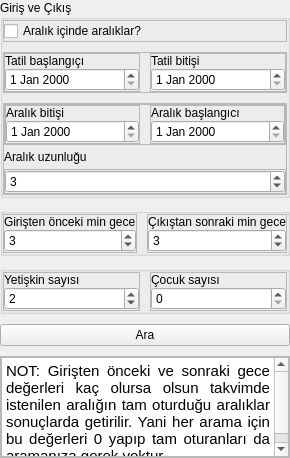
             <widget class="QFrame" name="frame_5">
              <property name="minimumSize">
               <size>
                <width>0</width>
                <height>0</height>
               </size>
              </property>
              <layout class="QVBoxLayout" name="verticalLayout_5">
               <property name="spacing">
                <number>10</number>
               </property>
               <property name="leftMargin">
                <number>0</number>
               </property>
               <property name="topMargin">
                <number>0</number>
               </property>
               <property name="rightMargin">
                <number>0</number>
               </property>
               <property name="bottomMargin">
                <number>0</number>
               </property>
               <item>
                <widget class="QGroupBox" name="groupBox_4">
                 <property name="sizePolicy">
                  <sizepolicy hsizetype="Preferred" vsizetype="Fixed">
                   <horstretch>0</horstretch>
                   <verstretch>0</verstretch>
                  </sizepolicy>
                 </property>
                 <property name="title">
                  <string>Giriş ve Çıkış</string>
                 </property>
                 <layout class="QVBoxLayout" name="verticalLayout_10">
                  <property name="spacing">
                   <number>10</number>
                  </property>
                  <property name="leftMargin">
                   <number>0</number>
                  </property>
                  <property name="topMargin">
                   <number>0</number>
                  </property>
                  <property name="rightMargin">
                   <number>0</number>
                  </property>
                  <property name="bottomMargin">
                   <number>0</number>
                  </property>
                  <item>
                   <widget class="QFrame" name="frame_8">
                    <property name="frameShape">
                     <enum>QFrame::StyledPanel</enum>
                    </property>
                    <property name="frameShadow">
                     <enum>QFrame::Raised</enum>
                    </property>
                    <layout class="QVBoxLayout" name="verticalLayout">
                     <property name="spacing">
                      <number>0</number>
                     </property>
                     <property name="leftMargin">
                      <number>0</number>
                     </property>
                     <property name="topMargin">
                      <number>0</number>
                     </property>
                     <property name="rightMargin">
                      <number>0</number>
                     </property>
                     <property name="bottomMargin">
                      <number>0</number>
                     </property>
                     <item>
                      <widget class="QCheckBox" name="ranges_in_range_cb">
                       <property name="text">
                        <string>Aralık içinde aralıklar?</string>
                       </property>
                      </widget>
                     </item>
                    </layout>
                   </widget>
                  </item>
                  <item>
                   <widget class="QFrame" name="holiday_range_frame">
                    <property name="frameShape">
                     <enum>QFrame::StyledPanel</enum>
                    </property>
                    <property name="frameShadow">
                     <enum>QFrame::Raised</enum>
                    </property>
                    <layout class="QHBoxLayout" name="horizontalLayout_6">
                     <property name="spacing">
                      <number>10</number>
                     </property>
                     <property name="leftMargin">
                      <number>0</number>
                     </property>
                     <property name="topMargin">
                      <number>0</number>
                     </property>
                     <property name="rightMargin">
                      <number>0</number>
                     </property>
                     <property name="bottomMargin">
                      <number>0</number>
                     </property>
                     <item>
                      <widget class="QFrame" name="frame_16">
                       <property name="frameShape">
                        <enum>QFrame::StyledPanel</enum>
                       </property>
                       <property name="frameShadow">
                        <enum>QFrame::Raised</enum>
                       </property>
                       <layout class="QVBoxLayout" name="verticalLayout_13">
                        <property name="spacing">
                         <number>0</number>
                        </property>
                        <property name="leftMargin">
                         <number>0</number>
                        </property>
                        <property name="topMargin">
                         <number>0</number>
                        </property>
                        <property name="rightMargin">
                         <number>0</number>
                        </property>
                        <property name="bottomMargin">
                         <number>0</number>
                        </property>
                        <item>
                         <widget class="QLabel" name="label">
                          <property name="text">
                           <string>Tatil başlangıçı</string>
                          </property>
                         </widget>
                        </item>
                        <item>
                         <widget class="QDateEdit" name="checkin_de"/>
                        </item>
                       </layout>
                      </widget>
                     </item>
                     <item>
                      <widget class="QFrame" name="frame_17">
                       <property name="frameShape">
                        <enum>QFrame::StyledPanel</enum>
                       </property>
                       <property name="frameShadow">
                        <enum>QFrame::Raised</enum>
                       </property>
                       <layout class="QVBoxLayout" name="verticalLayout_14">
                        <property name="spacing">
                         <number>0</number>
                        </property>
                        <property name="leftMargin">
                         <number>0</number>
                        </property>
                        <property name="topMargin">
                         <number>0</number>
                        </property>
                        <property name="rightMargin">
                         <number>0</number>
                        </property>
                        <property name="bottomMargin">
                         <number>0</number>
                        </property>
                        <item>
                         <widget class="QLabel" name="label_2">
                          <property name="text">
                           <string>Tatil bitişi</string>
                          </property>
                         </widget>
                        </item>
                        <item>
                         <widget class="QDateEdit" name="checkout_de"/>
                        </item>
                       </layout>
                      </widget>
                     </item>
                    </layout>
                   </widget>
                  </item>
                  <item>
                   <widget class="QFrame" name="ranges_in_range_frame">
                    <property name="frameShape">
                     <enum>QFrame::StyledPanel</enum>
                    </property>
                    <property name="frameShadow">
                     <enum>QFrame::Raised</enum>
                    </property>
                    <layout class="QVBoxLayout" name="verticalLayout_17">
                     <property name="spacing">
                      <number>5</number>
                     </property>
                     <property name="leftMargin">
                      <number>0</number>
                     </property>
                     <property name="topMargin">
                      <number>0</number>
                     </property>
                     <property name="rightMargin">
                      <number>0</number>
                     </property>
                     <property name="bottomMargin">
                      <number>0</number>
                     </property>
                     <item>
                      <widget class="QFrame" name="frame_20">
                       <property name="frameShape">
                        <enum>QFrame::StyledPanel</enum>
                       </property>
                       <property name="frameShadow">
                        <enum>QFrame::Raised</enum>
                       </property>
                       <layout class="QHBoxLayout" name="horizontalLayout_3">
                        <property name="spacing">
                         <number>10</number>
                        </property>
                        <property name="leftMargin">
                         <number>0</number>
                        </property>
                        <property name="topMargin">
                         <number>0</number>
                        </property>
                        <property name="rightMargin">
                         <number>0</number>
                        </property>
                        <property name="bottomMargin">
                         <number>0</number>
                        </property>
                        <item>
                         <widget class="QFrame" name="frame_19">
                          <property name="frameShape">
                           <enum>QFrame::StyledPanel</enum>
                          </property>
                          <property name="frameShadow">
                           <enum>QFrame::Raised</enum>
                          </property>
                          <layout class="QVBoxLayout" name="verticalLayout_16">
                           <property name="spacing">
                            <number>0</number>
                           </property>
                           <property name="leftMargin">
                            <number>0</number>
                           </property>
                           <property name="topMargin">
                            <number>0</number>
                           </property>
                           <property name="rightMargin">
                            <number>0</number>
                           </property>
                           <property name="bottomMargin">
                            <number>0</number>
                           </property>
                           <item>
                            <widget class="QLabel" name="label_4">
                             <property name="text">
                              <string>Aralık bitişi</string>
                             </property>
                            </widget>
                           </item>
                           <item>
                            <widget class="QDateEdit" name="parent_range_start_de"/>
                           </item>
                          </layout>
                         </widget>
                        </item>
                        <item>
                         <widget class="QFrame" name="frame_18">
                          <property name="frameShape">
                           <enum>QFrame::StyledPanel</enum>
                          </property>
                          <property name="frameShadow">
                           <enum>QFrame::Raised</enum>
                          </property>
                          <layout class="QVBoxLayout" name="verticalLayout_15">
                           <property name="spacing">
                            <number>0</number>
                           </property>
                           <property name="leftMargin">
                            <number>0</number>
                           </property>
                           <property name="topMargin">
                            <number>0</number>
                           </property>
                           <property name="rightMargin">
                            <number>0</number>
                           </property>
                           <property name="bottomMargin">
                            <number>0</number>
                           </property>
                           <item>
                            <widget class="QLabel" name="label_3">
                             <property name="text">
                              <string>Aralık başlangıcı</string>
                             </property>
                            </widget>
                           </item>
                           <item>
                            <widget class="QDateEdit" name="parent_range_end_de"/>
                           </item>
                          </layout>
                         </widget>
                        </item>
                       </layout>
                      </widget>
                     </item>
                     <item>
                      <widget class="QLabel" name="label_5">
                       <property name="text">
                        <string>Aralık uzunluğu</string>
                       </property>
                      </widget>
                     </item>
                     <item>
                      <widget class="QFrame" name="frame_21">
                       <property name="frameShape">
                        <enum>QFrame::StyledPanel</enum>
                       </property>
                       <property name="frameShadow">
                        <enum>QFrame::Raised</enum>
                       </property>
                       <layout class="QHBoxLayout" name="horizontalLayout_13">
                        <property name="spacing">
                         <number>0</number>
                        </property>
                        <property name="leftMargin">
                         <number>0</number>
                        </property>
                        <property name="topMargin">
                         <number>0</number>
                        </property>
                        <property name="rightMargin">
                         <number>0</number>
                        </property>
                        <property name="bottomMargin">
                         <number>0</number>
                        </property>
                        <item>
                         <widget class="QSpinBox" name="nights_before_spin_2">
                          <property name="sizePolicy">
                           <sizepolicy hsizetype="Preferred" vsizetype="Fixed">
                            <horstretch>0</horstretch>
                            <verstretch>0</verstretch>
                           </sizepolicy>
                          </property>
                          <property name="value">
                           <number>3</number>
                          </property>
                         </widget>
                        </item>
                       </layout>
                      </widget>
                     </item>
                    </layout>
                   </widget>
                  </item>
                 </layout>
                </widget>
               </item>
               <item>
                <widget class="QGroupBox" name="groupBox_8">
                 <property name="sizePolicy">
                  <sizepolicy hsizetype="Preferred" vsizetype="Fixed">
                   <horstretch>0</horstretch>
                   <verstretch>0</verstretch>
                  </sizepolicy>
                 </property>
                 <property name="title">
                  <string/>
                 </property>
                 <layout class="QHBoxLayout" name="horizontalLayout_10">
                  <property name="spacing">
                   <number>10</number>
                  </property>
                  <property name="leftMargin">
                   <number>0</number>
                  </property>
                  <property name="topMargin">
                   <number>0</number>
                  </property>
                  <property name="rightMargin">
                   <number>0</number>
                  </property>
                  <property name="bottomMargin">
                   <number>0</number>
                  </property>
                  <item>
                   <widget class="QFrame" name="frame_10">
                    <property name="sizePolicy">
                     <sizepolicy hsizetype="Preferred" vsizetype="Preferred">
                      <horstretch>0</horstretch>
                      <verstretch>0</verstretch>
                     </sizepolicy>
                    </property>
                    <property name="frameShape">
                     <enum>QFrame::StyledPanel</enum>
                    </property>
                    <property name="frameShadow">
                     <enum>QFrame::Raised</enum>
                    </property>
                    <layout class="QVBoxLayout" name="verticalLayout_9">
                     <property name="spacing">
                      <number>0</number>
                     </property>
                     <property name="leftMargin">
                      <number>0</number>
                     </property>
                     <property name="topMargin">
                      <number>0</number>
                     </property>
                     <property name="rightMargin">
                      <number>0</number>
                     </property>
                     <property name="bottomMargin">
                      <number>0</number>
                     </property>
                     <item>
                      <widget class="QLabel" name="min_gece_before_label">
                       <property name="sizePolicy">
                        <sizepolicy hsizetype="Preferred" vsizetype="Fixed">
                         <horstretch>0</horstretch>
                         <verstretch>0</verstretch>
                        </sizepolicy>
                       </property>
                       <property name="styleSheet">
                        <string notr="true">background-color: rgba(255, 255, 255, 0);</string>
                       </property>
                       <property name="text">
                        <string>Girişten önceki min gece</string>
                       </property>
                      </widget>
                     </item>
                     <item>
                      <widget class="QSpinBox" name="nights_before_spin">
                       <property name="sizePolicy">
                        <sizepolicy hsizetype="Preferred" vsizetype="Fixed">
                         <horstretch>0</horstretch>
                         <verstretch>0</verstretch>
                        </sizepolicy>
                       </property>
                       <property name="value">
                        <number>3</number>
                       </property>
                      </widget>
                     </item>
                    </layout>
                   </widget>
                  </item>
                  <item>
                   <widget class="QFrame" name="frame_9">
                    <property name="sizePolicy">
                     <sizepolicy hsizetype="Preferred" vsizetype="Preferred">
                      <horstretch>0</horstretch>
                      <verstretch>0</verstretch>
                     </sizepolicy>
                    </property>
                    <property name="frameShape">
                     <enum>QFrame::StyledPanel</enum>
                    </property>
                    <property name="frameShadow">
                     <enum>QFrame::Raised</enum>
                    </property>
                    <layout class="QVBoxLayout" name="verticalLayout_8">
                     <property name="spacing">
                      <number>0</number>
                     </property>
                     <property name="leftMargin">
                      <number>0</number>
                     </property>
                     <property name="topMargin">
                      <number>0</number>
                     </property>
                     <property name="rightMargin">
                      <number>0</number>
                     </property>
                     <property name="bottomMargin">
                      <number>0</number>
                     </property>
                     <item>
                      <widget class="QLabel" name="min_gece_after_label">
                       <property name="sizePolicy">
                        <sizepolicy hsizetype="Preferred" vsizetype="Fixed">
                         <horstretch>0</horstretch>
                         <verstretch>0</verstretch>
                        </sizepolicy>
                       </property>
                       <property name="styleSheet">
                        <string notr="true">background-color: rgba(255, 255, 255, 0);</string>
                       </property>
                       <property name="text">
                        <string>Çıkıştan sonraki min gece</string>
                       </property>
                      </widget>
                     </item>
                     <item>
                      <widget class="QSpinBox" name="nights_after_spin">
                       <property name="sizePolicy">
                        <sizepolicy hsizetype="Preferred" vsizetype="Fixed">
                         <horstretch>0</horstretch>
                         <verstretch>0</verstretch>
                        </sizepolicy>
                       </property>
                       <property name="value">
                        <number>3</number>
                       </property>
                      </widget>
                     </item>
                    </layout>
                   </widget>
                  </item>
                 </layout>
                </widget>
               </item>
               <item>
                <widget class="QGroupBox" name="groupBox_9">
                 <property name="sizePolicy">
                  <sizepolicy hsizetype="Preferred" vsizetype="Fixed">
                   <horstretch>0</horstretch>
                   <verstretch>0</verstretch>
                  </sizepolicy>
                 </property>
                 <property name="title">
                  <string/>
                 </property>
                 <layout class="QHBoxLayout" name="horizontalLayout_11">
                  <property name="spacing">
                   <number>10</number>
                  </property>
                  <property name="leftMargin">
                   <number>0</number>
                  </property>
                  <property name="topMargin">
                   <number>0</number>
                  </property>
                  <property name="rightMargin">
                   <number>0</number>
                  </property>
                  <property name="bottomMargin">
                   <number>0</number>
                  </property>
                  <item>
                   <widget class="QFrame" name="frame_14">
                    <property name="sizePolicy">
                     <sizepolicy hsizetype="Preferred" vsizetype="Preferred">
                      <horstretch>0</horstretch>
                      <verstretch>0</verstretch>
                     </sizepolicy>
                    </property>
                    <property name="frameShape">
                     <enum>QFrame::StyledPanel</enum>
                    </property>
                    <property name="frameShadow">
                     <enum>QFrame::Raised</enum>
                    </property>
                    <layout class="QVBoxLayout" name="verticalLayout_11">
                     <property name="spacing">
                      <number>0</number>
                     </property>
                     <property name="leftMargin">
                      <number>0</number>
                     </property>
                     <property name="topMargin">
                      <number>0</number>
                     </property>
                     <property name="rightMargin">
                      <number>0</number>
                     </property>
                     <property name="bottomMargin">
                      <number>0</number>
                     </property>
                     <item>
                      <widget class="QLabel" name="min_gece_before_label_2">
                       <property name="sizePolicy">
                        <sizepolicy hsizetype="Preferred" vsizetype="Fixed">
                         <horstretch>0</horstretch>
                         <verstretch>0</verstretch>
                        </sizepolicy>
                       </property>
                       <property name="styleSheet">
                        <string notr="true">background-color: rgba(255, 255, 255, 0);</string>
                       </property>
                       <property name="text">
                        <string>Yetişkin sayısı</string>
                       </property>
                      </widget>
                     </item>
                     <item>
                      <widget class="QSpinBox" name="parentcount">
                       <property name="sizePolicy">
                        <sizepolicy hsizetype="Preferred" vsizetype="Fixed">
                         <horstretch>0</horstretch>
                         <verstretch>0</verstretch>
                        </sizepolicy>
                       </property>
                       <property name="value">
                        <number>2</number>
                       </property>
                      </widget>
                     </item>
                    </layout>
                   </widget>
                  </item>
                  <item>
                   <widget class="QFrame" name="frame_15">
                    <property name="sizePolicy">
                     <sizepolicy hsizetype="Preferred" vsizetype="Preferred">
                      <horstretch>0</horstretch>
                      <verstretch>0</verstretch>
                     </sizepolicy>
                    </property>
                    <property name="frameShape">
                     <enum>QFrame::StyledPanel</enum>
                    </property>
                    <property name="frameShadow">
                     <enum>QFrame::Raised</enum>
                    </property>
                    <layout class="QVBoxLayout" name="verticalLayout_12">
                     <property name="spacing">
                      <number>0</number>
                     </property>
                     <property name="leftMargin">
                      <number>0</number>
                     </property>
                     <property name="topMargin">
                      <number>0</number>
                     </property>
                     <property name="rightMargin">
                      <number>0</number>
                     </property>
                     <property name="bottomMargin">
                      <number>0</number>
                     </property>
                     <item>
                      <widget class="QLabel" name="min_gece_after_label_2">
                       <property name="sizePolicy">
                        <sizepolicy hsizetype="Preferred" vsizetype="Fixed">
                         <horstretch>0</horstretch>
                         <verstretch>0</verstretch>
                        </sizepolicy>
                       </property>
                       <property name="styleSheet">
                        <string notr="true">background-color: rgba(255, 255, 255, 0);</string>
                       </property>
                       <property name="text">
                        <string>Çocuk sayısı</string>
                       </property>
                      </widget>
                     </item>
                     <item>
                      <widget class="QSpinBox" name="childcount">
                       <property name="sizePolicy">
                        <sizepolicy hsizetype="Preferred" vsizetype="Fixed">
                         <horstretch>0</horstretch>
                         <verstretch>0</verstretch>
                        </sizepolicy>
                       </property>
                      </widget>
                     </item>
                    </layout>
                   </widget>
                  </item>
                 </layout>
                </widget>
               </item>
               <item>
                <widget class="QPushButton" name="search_button">
                 <property name="text">
                  <string>Ara</string>
                 </property>
                 <property name="icon">
                  <iconset>
                   <normaloff>window_icon.png</normaloff>window_icon.png</iconset>
                 </property>
                </widget>
               </item>
               <item alignment="Qt::AlignBottom">
                <widget class="QFrame" name="frame_13">
                 <property name="frameShape">
                  <enum>QFrame::StyledPanel</enum>
                 </property>
                 <property name="frameShadow">
                  <enum>QFrame::Raised</enum>
                 </property>
                 <layout class="QHBoxLayout" name="horizontalLayout_9">
                  <property name="spacing">
                   <number>0</number>
                  </property>
                  <property name="leftMargin">
                   <number>0</number>
                  </property>
                  <property name="topMargin">
                   <number>0</number>
                  </property>
                  <property name="rightMargin">
                   <number>0</number>
                  </property>
                  <property name="bottomMargin">
                   <number>0</number>
                  </property>
                  <item>
                   <widget class="QTextBrowser" name="textBrowser_2">
                    <property name="enabled">
                     <bool>true</bool>
                    </property>
                    <property name="sizePolicy">
                     <sizepolicy hsizetype="Expanding" vsizetype="Preferred">
                      <horstretch>0</horstretch>
                      <verstretch>0</verstretch>
                     </sizepolicy>
                    </property>
                    <property name="maximumSize">
                     <size>
                      <width>16777215</width>
                      <height>100</height>
                     </size>
                    </property>
                    <property name="html">
                     <string>&lt;!DOCTYPE HTML PUBLIC &quot;-//W3C//DTD HTML 4.0//EN&quot; &quot;http://www.w3.org/TR/REC-html40/strict.dtd&quot;&gt;
&lt;html&gt;&lt;head&gt;&lt;meta name=&quot;qrichtext&quot; content=&quot;1&quot; /&gt;&lt;style type=&quot;text/css&quot;&gt;
p, li { white-space: pre-wrap; }
&lt;/style&gt;&lt;/head&gt;&lt;body style=&quot; font-family:'Ubuntu'; font-size:11pt; font-weight:400; font-style:normal;&quot;&gt;
&lt;p align=&quot;justify&quot; style=&quot; margin-top:0px; margin-bottom:0px; margin-left:0px; margin-right:0px; -qt-block-indent:0; text-indent:0px;&quot;&gt;NOT: Girişten önceki ve sonraki gece değerleri kaç olursa olsun takvimde istenilen aralığın tam oturduğu aralıklar sonuçlarda getirilir. Yani her arama için bu değerleri 0 yapıp tam oturanları da aramanıza gerek yoktur.&lt;/p&gt;&lt;/body&gt;&lt;/html&gt;</string>
                    </property>
                   </widget>
                  </item>
                 </layout>
                </widget>
               </item>
              </layout>
             </widget>
